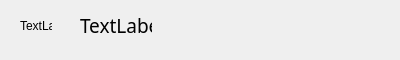
<?xml version="1.0" encoding="UTF-8"?>
<ui version="4.0">
 <class>ChatMessageItemSelf</class>
 <widget class="QWidget" name="ChatMessageItemSelf">
  <property name="geometry">
   <rect>
    <x>0</x>
    <y>0</y>
    <width>400</width>
    <height>60</height>
   </rect>
  </property>
  <property name="minimumSize">
   <size>
    <width>0</width>
    <height>60</height>
   </size>
  </property>
  <property name="windowTitle">
   <string>Form</string>
  </property>
  <widget class="QWidget" name="widget" native="true">
   <property name="geometry">
    <rect>
     <x>80</x>
     <y>10</y>
     <width>72</width>
     <height>30</height>
    </rect>
   </property>
   <layout class="QGridLayout" name="gridLayout">
    <item row="0" column="0">
     <widget class="QLabel" name="labelMessage">
      <property name="minimumSize">
       <size>
        <width>0</width>
        <height>0</height>
       </size>
      </property>
      <property name="font">
       <font>
        <family>微软雅黑</family>
        <pointsize>14</pointsize>
        <kerning>true</kerning>
       </font>
      </property>
      <property name="text">
       <string>TextLabel</string>
      </property>
      <property name="alignment">
       <set>Qt::AlignLeading|Qt::AlignLeft|Qt::AlignVCenter</set>
      </property>
      <property name="wordWrap">
       <bool>true</bool>
      </property>
     </widget>
    </item>
   </layout>
  </widget>
  <widget class="QLabel" name="labelHead">
   <property name="geometry">
    <rect>
     <x>20</x>
     <y>10</y>
     <width>32</width>
     <height>32</height>
    </rect>
   </property>
   <property name="minimumSize">
    <size>
     <width>32</width>
     <height>32</height>
    </size>
   </property>
   <property name="maximumSize">
    <size>
     <width>32</width>
     <height>32</height>
    </size>
   </property>
   <property name="text">
    <string>TextLabel</string>
   </property>
  </widget>
 </widget>
 <resources/>
 <connections/>
</ui>
